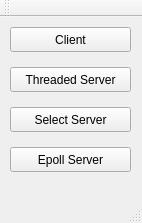
<?xml version="1.0" encoding="UTF-8"?>
<ui version="4.0">
 <class>MainWindow</class>
 <widget class="QMainWindow" name="MainWindow">
  <property name="geometry">
   <rect>
    <x>0</x>
    <y>0</y>
    <width>142</width>
    <height>223</height>
   </rect>
  </property>
  <property name="windowTitle">
   <string>MainWindow</string>
  </property>
  <widget class="QWidget" name="centralWidget">
   <widget class="QPushButton" name="startThreadedServer">
    <property name="geometry">
     <rect>
      <x>10</x>
      <y>50</y>
      <width>121</width>
      <height>25</height>
     </rect>
    </property>
    <property name="text">
     <string>Threaded Server</string>
    </property>
   </widget>
   <widget class="QPushButton" name="SelectServer">
    <property name="geometry">
     <rect>
      <x>10</x>
      <y>90</y>
      <width>121</width>
      <height>25</height>
     </rect>
    </property>
    <property name="text">
     <string>Select Server</string>
    </property>
   </widget>
   <widget class="QPushButton" name="Client">
    <property name="geometry">
     <rect>
      <x>10</x>
      <y>10</y>
      <width>121</width>
      <height>25</height>
     </rect>
    </property>
    <property name="text">
     <string>Client</string>
    </property>
   </widget>
   <widget class="QPushButton" name="EpollServer">
    <property name="geometry">
     <rect>
      <x>10</x>
      <y>130</y>
      <width>121</width>
      <height>25</height>
     </rect>
    </property>
    <property name="text">
     <string>Epoll Server</string>
    </property>
   </widget>
  </widget>
  <widget class="QMenuBar" name="menuBar">
   <property name="geometry">
    <rect>
     <x>0</x>
     <y>0</y>
     <width>142</width>
     <height>22</height>
    </rect>
   </property>
  </widget>
  <widget class="QToolBar" name="mainToolBar">
   <attribute name="toolBarArea">
    <enum>TopToolBarArea</enum>
   </attribute>
   <attribute name="toolBarBreak">
    <bool>false</bool>
   </attribute>
  </widget>
  <widget class="QStatusBar" name="statusBar"/>
 </widget>
 <layoutdefault spacing="6" margin="11"/>
 <resources/>
 <connections/>
</ui>
